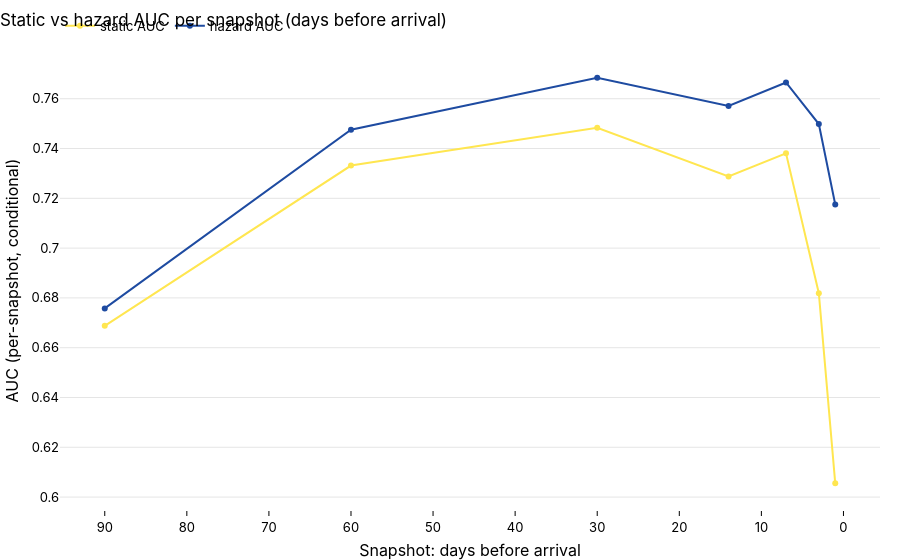

The code cell stored with this chart in its notebook:
### Code cell
# =============================================================================
# §6 Hazard model vs static models - per snapshot
# =============================================================================
# The hazard model (08) predicts cancel-in-window at each daily snapshot, so its
# unit is a per-snapshot CONDITIONAL probability - a different positive rate and a
# different test population than the per-booking static models. It must NOT be
# added as a row to the headline table above. Instead we compare static vs hazard
# AT each snapshot, which is the fair view: the hazard edge should grow as the
# arrival date approaches.
_haz = tables_dir() / "08_hazard" / "hazard_vs_static.csv"
if _haz.exists():
    hz = pd.read_csv(_haz).sort_values("snapshot_d")
    fig_h = P.lines_by_x(
        hz["snapshot_d"].tolist(),
        {"static AUC": hz["auc_static"].tolist(),
         "hazard AUC": hz["auc_hazard"].tolist()},
        title="Static vs hazard AUC per snapshot (days before arrival)",
        xaxis_title="Snapshot: days before arrival",
        yaxis_title="AUC (per-snapshot, conditional)",
        markers=True)
    fig_h.update_xaxes(autorange="reversed")  # arrival approaches toward the right
    fig_h.show()
    P.fig_to_html(fig_h, str(TBL / "hazard_vs_static.html"))
    print("hazard vs static (per snapshot):")
    print(hz.to_string(index=False))
    print("\nNote: per-snapshot CONDITIONAL metrics - NOT comparable to the "
          "per-booking headline table; read alongside it, not merged into it.")
else:
    print(f"no hazard comparison yet at {_haz} - run 08_hazard.ipynb to populate it.")

### Figure 1 — Plotly figure (JSON) as saved in the notebook; plotly's stock layout.template omitted (floating-point values rounded to 4 significant figures)
{"data": [{"line": {"color": "#FFE650", "width": 2}, "mode": "lines+markers", "name": "static AUC", "type": "scatter", "x": [1, 3, 7, 14, 30, 60, 90], "y": [0.6055, 0.6819, 0.7381, 0.7288, 0.7484, 0.7332, 0.6688]}, {"line": {"color": "#1E4BA1", "width": 2}, "mode": "lines+markers", "name": "hazard AUC", "type": "scatter", "x": [1, 3, 7, 14, 30, 60, 90], "y": [0.7175, 0.7498, 0.7665, 0.7571, 0.7684, 0.7475, 0.6758]}], "layout": {"title": {"text": "Static vs hazard AUC per snapshot (days before arrival)"}, "xaxis": {"autorange": "reversed", "title": {"text": "Snapshot: days before arrival"}}, "yaxis": {"title": {"text": "AUC (per-snapshot, conditional)"}}}}
